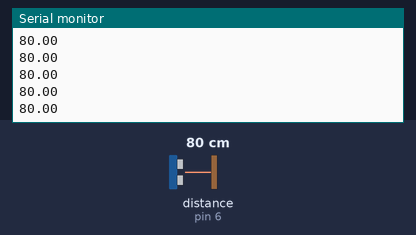
The sketch below on a simulated Arduino Uno, built with avr-gcc and run on an emulated ATmega328P. Shown: the last lines printed to the serial monitor. The inputs (shaded band) are chosen by the test bench; at power-on: distance to the obstacle (sensor on pin 6) 80 cm. The echo pulse lasts 58.3 µs per cm.

Above: at 1.2 s.
1.3 s: distance to the obstacle (sensor on pin 6) set to 11 cm
At 1.6 s:
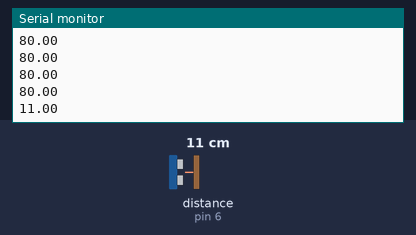
2.8 s: distance to the obstacle (sensor on pin 6) set to 8 cm
At 3.01 s:
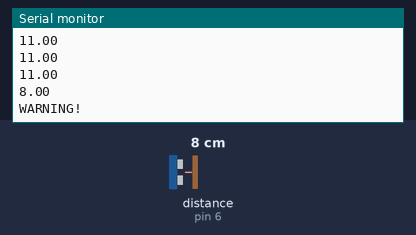
Timing chart, 0 to 5.8 s (numbered marks = the images above; inputs shaded):
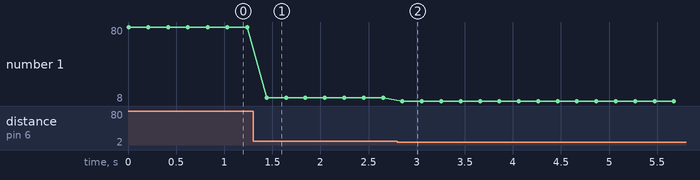

Measured:
- the behaviour switches between 10 and 9 cm on distance to the obstacle (sensor on pin 6) (found by bisection; images 1 and 2)
- after the input at 1.3 s, the serial monitor: prints a new line after 0.14 s (image 1)
- after the input at 2.8 s, the serial monitor: prints a new line after 0.05 s (image 2)
- plotted number 1: 80 → 11 after the input at 1.3 s, 11 → 8 after the input at 2.8 s

The sketch:

MytestHCSR04.ino
```cpp
#include <HCSR04.h>

HCSR04 hc(5, 6); //initialisation class HCSR04 (trig pin , echo pin)

void setup()
{
    Serial.begin(9600);
}

void loop()
{
    //get distance
    float d = hc.dist();
    Serial.println(d); // return curent distance in serial
    if (d<10){
      Serial.println("WARNING!");
    }
    delay(200);                 // we suggest to use over 60ms measurement cycle, in order to prevent trigger signal to the echo signal.
}
```
